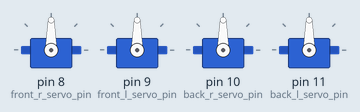
Bench run of a sketch on a simulated Arduino Uno, built with avr-gcc and run on an emulated ATmega328P. On the bench: 4 × servo.

Above: at 0.1 s.
At 3.1 s:
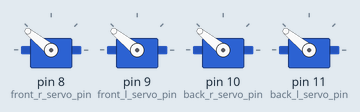
At 4.1 s:
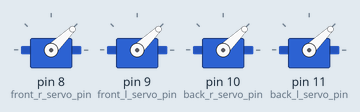
Timing chart, 0 to 6.5 s (numbered marks = the images above):
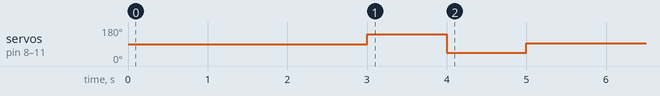

The sketch:

AndriiRobotDog.ino
```cpp
#include <Servo.h>

Servo front_r_servo;
Servo front_l_servo;
Servo back_r_servo;
Servo back_l_servo;

#define front_r_servo_pin 8
#define front_l_servo_pin 9
#define back_r_servo_pin 10
#define back_l_servo_pin 11

#define min_front_r_servo 1000
#define trim_front_r_servo 1500
#define max_front_r_servo 2000

#define min_front_l_servo 1000
#define trim_front_l_servo 1500
#define max_front_l_servo 2000

#define min_back_r_servo 1000
#define trim_back_r_servo 1500
#define max_back_r_servo 2000

#define min_back_l_servo 1000
#define trim_back_l_servo 1500
#define max_back_l_servo 2000

#define move_front_delay 500
#define move_back_delay 500
#define move_right_delay 500
#define move_left_delay 500

void setup_servos(){
  front_r_servo.attach(front_r_servo_pin);
  front_l_servo.attach(front_l_servo_pin);
  back_r_servo.attach(back_r_servo_pin);
  back_l_servo.attach(back_l_servo_pin);
}

void test_move(){
  delay(3000);
  front_r_servo.writeMicroseconds(max_front_r_servo);
  front_l_servo.writeMicroseconds(max_front_l_servo);
  back_r_servo.writeMicroseconds(max_back_r_servo);
  back_l_servo.writeMicroseconds(max_back_l_servo);
  delay(1000);
  front_r_servo.writeMicroseconds(min_front_r_servo);
  front_l_servo.writeMicroseconds(min_front_l_servo);
  back_r_servo.writeMicroseconds(min_back_r_servo);
  back_l_servo.writeMicroseconds(min_back_l_servo);
  delay(1000);
  front_r_servo.writeMicroseconds(trim_front_r_servo);
  front_l_servo.writeMicroseconds(trim_front_l_servo);
  back_r_servo.writeMicroseconds(trim_back_r_servo);
  back_l_servo.writeMicroseconds(trim_back_l_servo);
  delay(1000);
}

void move_foot_front(bool left, int signal){
  if (left){
    front_l_servo.writeMicroseconds(signal);
  }

  else{
    front_r_servo.writeMicroseconds(signal);
  }
}

void move_foot_back(bool left, int signal){
  if (left){
    back_l_servo.writeMicroseconds(signal);
  }

  else{
    back_r_servo.writeMicroseconds(signal);
  }
}

void move_front(){
    move_foot_front(true, max_front_l_servo); // move left front
    delay(move_front_delay);
    move_foot_front(false, max_front_r_servo); // move right front
    delay(move_front_delay);

    move_foot_back(true, max_back_l_servo); // move back left
    delay(move_front_delay);

    // trim front feet
    move_foot_front(true, trim_front_l_servo); // move left front
    delay(move_front_delay);
    move_foot_front(false, trim_front_r_servo); // move right front
    delay(move_front_delay);

    move_foot_back(false, max_back_r_servo); // move back left
    delay(move_front_delay);

    // trim back feet
    move_foot_front(true, trim_back_l_servo); // move left front
    delay(move_front_delay);
    move_foot_front(false, trim_back_r_servo); // move right front
    delay(move_front_delay);

}

void move_left(){

}

void move_right(){

}

void move_back(){

}

void setup() {
  // put your setup code here, to run once:
  setup_servos();
  test_move();
}

void loop() {
  // put your main code here, to run repeatedly:

}
```
